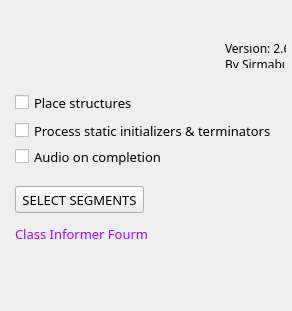
<?xml version="1.0" encoding="UTF-8"?>
<ui version="4.0">
 <class>MainCIDialog</class>
 <widget class="QDialog" name="MainCIDialog">
  <property name="geometry">
   <rect>
    <x>0</x>
    <y>0</y>
    <width>292</width>
    <height>311</height>
   </rect>
  </property>
  <property name="sizePolicy">
   <sizepolicy hsizetype="Fixed" vsizetype="Fixed">
    <horstretch>0</horstretch>
    <verstretch>0</verstretch>
   </sizepolicy>
  </property>
  <property name="minimumSize">
   <size>
    <width>292</width>
    <height>311</height>
   </size>
  </property>
  <property name="maximumSize">
   <size>
    <width>292</width>
    <height>311</height>
   </size>
  </property>
  <property name="windowTitle">
   <string notr="true">Class Informer</string>
  </property>
  <property name="windowIcon">
   <iconset resource="ClassInformerRes.qrc">
    <normaloff>:/classinf/icon.png</normaloff>:/classinf/icon.png</iconset>
  </property>
  <property name="toolTip">
   <string notr="true"/>
  </property>
  <property name="modal">
   <bool>true</bool>
  </property>
  <widget class="QDialogButtonBox" name="buttonBox">
   <property name="geometry">
    <rect>
     <x>120</x>
     <y>272</y>
     <width>156</width>
     <height>24</height>
    </rect>
   </property>
   <property name="orientation">
    <enum>Qt::Horizontal</enum>
   </property>
   <property name="standardButtons">
    <set>QDialogButtonBox::NoButton</set>
   </property>
   <property name="centerButtons">
    <bool>false</bool>
   </property>
  </widget>
  <widget class="QCheckBox" name="checkBox1">
   <property name="geometry">
    <rect>
     <x>15</x>
     <y>94</y>
     <width>121</width>
     <height>17</height>
    </rect>
   </property>
   <property name="font">
    <font>
     <family>Noto Sans</family>
     <pointsize>10</pointsize>
    </font>
   </property>
   <property name="toolTip">
    <string notr="true"/>
   </property>
   <property name="text">
    <string>Place structures</string>
   </property>
  </widget>
  <widget class="QCheckBox" name="checkBox2">
   <property name="geometry">
    <rect>
     <x>15</x>
     <y>122</y>
     <width>256</width>
     <height>17</height>
    </rect>
   </property>
   <property name="font">
    <font>
     <family>Noto Sans</family>
     <pointsize>10</pointsize>
    </font>
   </property>
   <property name="toolTip">
    <string notr="true"/>
   </property>
   <property name="text">
    <string>Process static initializers &amp;&amp; terminators</string>
   </property>
  </widget>
  <widget class="QCheckBox" name="checkBox3">
   <property name="geometry">
    <rect>
     <x>15</x>
     <y>148</y>
     <width>151</width>
     <height>17</height>
    </rect>
   </property>
   <property name="font">
    <font>
     <family>Noto Sans</family>
     <pointsize>10</pointsize>
    </font>
   </property>
   <property name="toolTip">
    <string notr="true"/>
   </property>
   <property name="text">
    <string>Audio on completion</string>
   </property>
  </widget>
  <widget class="QLabel" name="linkLabel">
   <property name="geometry">
    <rect>
     <x>15</x>
     <y>225</y>
     <width>141</width>
     <height>16</height>
    </rect>
   </property>
   <property name="font">
    <font>
     <family>Noto Sans</family>
     <pointsize>10</pointsize>
    </font>
   </property>
   <property name="frameShadow">
    <enum>QFrame::Sunken</enum>
   </property>
   <property name="text">
    <string>&lt;a href=&quot;http://www.macromonkey.com/bb/index.php/topic,13.0.html&quot; style=&quot;color:#AA00FF;&quot;&gt;Class Informer Fourm&lt;/a&gt;</string>
   </property>
   <property name="textFormat">
    <enum>Qt::AutoText</enum>
   </property>
   <property name="openExternalLinks">
    <bool>true</bool>
   </property>
  </widget>
  <widget class="QLabel" name="image">
   <property name="geometry">
    <rect>
     <x>0</x>
     <y>0</y>
     <width>292</width>
     <height>74</height>
    </rect>
   </property>
   <property name="toolTip">
    <string notr="true"/>
   </property>
   <property name="text">
    <string/>
   </property>
   <property name="textFormat">
    <enum>Qt::PlainText</enum>
   </property>
   <property name="pixmap">
    <pixmap resource="ClassInformerRes.qrc">:/classinf/banner.png</pixmap>
   </property>
   <property name="textInteractionFlags">
    <set>Qt::NoTextInteraction</set>
   </property>
  </widget>
  <widget class="QLabel" name="versionLabel">
   <property name="geometry">
    <rect>
     <x>225</x>
     <y>44</y>
     <width>61</width>
     <height>24</height>
    </rect>
   </property>
   <property name="font">
    <font>
     <family>Noto Sans</family>
     <pointsize>9</pointsize>
    </font>
   </property>
   <property name="toolTip">
    <string notr="true"/>
   </property>
   <property name="text">
    <string>Version: 2.6
By Sirmabus</string>
   </property>
   <property name="textFormat">
    <enum>Qt::PlainText</enum>
   </property>
   <property name="textInteractionFlags">
    <set>Qt::NoTextInteraction</set>
   </property>
  </widget>
  <widget class="QPushButton" name="pushButton1">
   <property name="geometry">
    <rect>
     <x>15</x>
     <y>186</y>
     <width>129</width>
     <height>27</height>
    </rect>
   </property>
   <property name="font">
    <font>
     <family>Noto Sans</family>
     <pointsize>10</pointsize>
    </font>
   </property>
   <property name="toolTip">
    <string notr="true">&lt;html&gt;&lt;head/&gt;&lt;body&gt;&lt;p&gt;Optionally select wich segments to scan for strings.&lt;/p&gt;&lt;/body&gt;&lt;/html&gt;</string>
   </property>
   <property name="text">
    <string notr="true">SELECT SEGMENTS</string>
   </property>
   <property name="autoDefault">
    <bool>false</bool>
   </property>
  </widget>
 </widget>
 <resources>
  <include location="ClassInformerRes.qrc"/>
  <include location="ClassInformerRes.qrc"/>
 </resources>
 <connections>
  <connection>
   <sender>buttonBox</sender>
   <signal>accepted()</signal>
   <receiver>MainCIDialog</receiver>
   <slot>accept()</slot>
   <hints>
    <hint type="sourcelabel">
     <x>248</x>
     <y>254</y>
    </hint>
    <hint type="destinationlabel">
     <x>157</x>
     <y>274</y>
    </hint>
   </hints>
  </connection>
  <connection>
   <sender>buttonBox</sender>
   <signal>rejected()</signal>
   <receiver>MainCIDialog</receiver>
   <slot>reject()</slot>
   <hints>
    <hint type="sourcelabel">
     <x>316</x>
     <y>260</y>
    </hint>
    <hint type="destinationlabel">
     <x>286</x>
     <y>274</y>
    </hint>
   </hints>
  </connection>
  <connection>
   <sender>pushButton1</sender>
   <signal>pressed()</signal>
   <receiver>MainCIDialog</receiver>
   <slot>segmentSelect()</slot>
   <hints>
    <hint type="sourcelabel">
     <x>79</x>
     <y>228</y>
    </hint>
    <hint type="destinationlabel">
     <x>145</x>
     <y>169</y>
    </hint>
   </hints>
  </connection>
 </connections>
 <slots>
  <slot>segmentSelect()</slot>
 </slots>
</ui>
